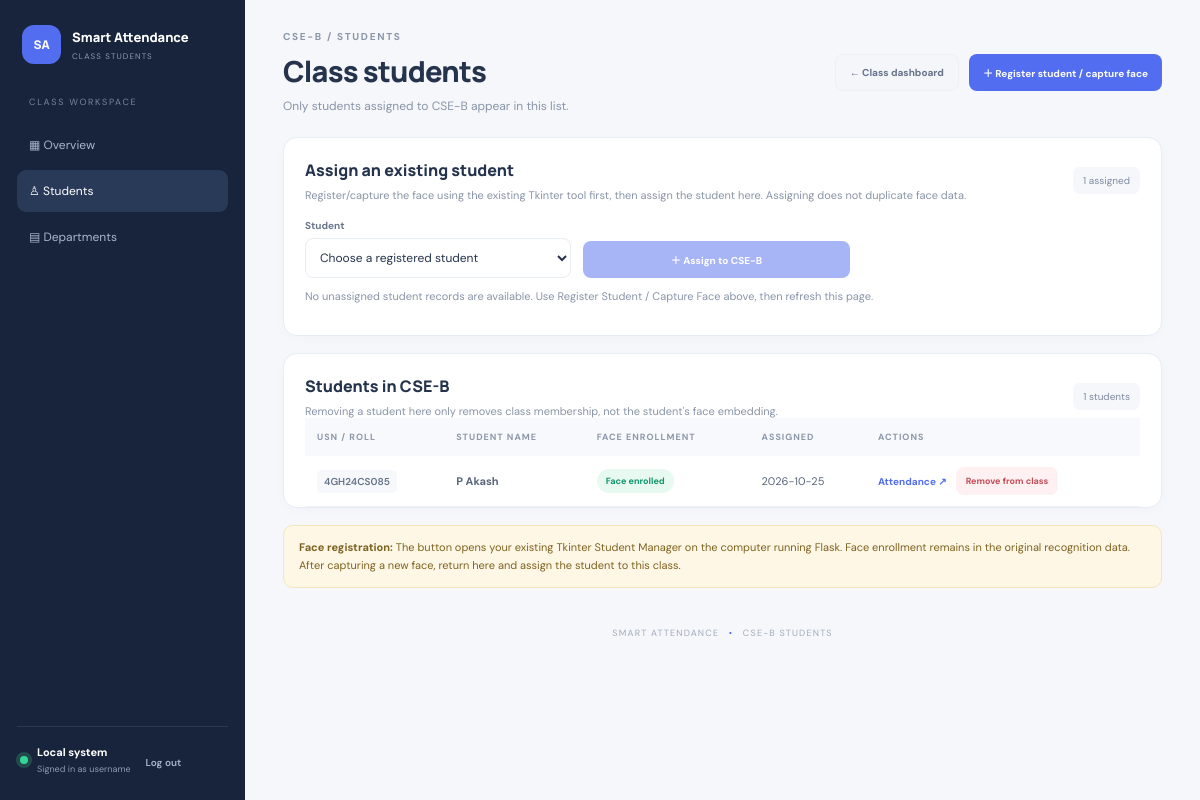
The page /classes/1/students (signed in) on the database its author committed.
### tables this page shows
CREATE TABLE users (
            id INTEGER PRIMARY KEY AUTOINCREMENT, username TEXT NOT NULL UNIQUE,
            password_hash TEXT NOT NULL, role TEXT NOT NULL CHECK(role IN ('hod','lecturer')),
            display_name TEXT NOT NULL, is_active INTEGER NOT NULL DEFAULT 1,
            created_at TEXT NOT NULL);

CREATE TABLE classes (
            id INTEGER PRIMARY KEY AUTOINCREMENT,
            class_code TEXT NOT NULL UNIQUE COLLATE NOCASE,
            department TEXT NOT NULL,
            semester INTEGER NOT NULL CHECK(semester BETWEEN 1 AND 8),
            section TEXT NOT NULL,
            academic_year TEXT NOT NULL,
            created_at TEXT NOT NULL,
            updated_at TEXT NOT NULL);

CREATE TABLE student_overrides (
            roll TEXT PRIMARY KEY, display_name TEXT NOT NULL, updated_at TEXT NOT NULL);

CREATE TABLE class_students (
            class_id INTEGER NOT NULL,
            roll TEXT NOT NULL,
            assigned_at TEXT NOT NULL,
            PRIMARY KEY(class_id, roll),
            FOREIGN KEY(class_id) REFERENCES classes(id) ON DELETE CASCADE);

### app.py (the view, shortened to what this page needs)
@app.route("/classes/<int:class_id>/students", methods=["GET", "POST"])
@class_access_required
def class_students(class_id):
    if request.method == "POST" and session.get("role") != "hod":
        return render_template("forbidden.html"), 403
    all_students = load_students()
    with db() as conn:
        class_record = conn.execute("SELECT * FROM classes WHERE id=?", (class_id,)).fetchone()
        if not class_record:
            flash("Class not found.", "error")
            return redirect(url_for("department_management"))
        rows = conn.execute("SELECT roll, assigned_at FROM class_students WHERE class_id=? ORDER BY roll", (class_id,)).fetchall()
    assigned = []
    for row in rows:
        student = all_students.get(row["roll"], {"roll": row["roll"], "name": "Student record not found", "enrolled": False})
        assigned.append({**student, "assigned_at": row["assigned_at"]})
    unassigned = [student for roll, student in sorted(all_students.items(), key=lambda item: (item[1]["name"].casefold(), item[0]))
                  if not any(s["roll"] == roll for s in assigned)]
    return render_template("class_students.html", class_record=class_record, students=assigned,
                           unassigned=unassigned, admin_user=session.get("username", "hod"),
                           user_role=session.get("role", "hod"))

### app.py (called while the page is built, shortened)
@contextmanager
def db():
    conn = sqlite3.connect(DASHBOARD_DB, timeout=10)
    conn.row_factory = sqlite3.Row
    conn.execute("PRAGMA foreign_keys = ON")
    try:
        yield conn
        conn.commit()
    except Exception:
        conn.rollback()
        raise
    finally:
        conn.close()

def login_required(fn):
    @wraps(fn)
    def wrapped(*args, **kwargs):
        if not session.get("user_id"):
            return redirect(url_for("login", next=request.path))
        with db() as conn:
            user = conn.execute("SELECT id, username, role, display_name, is_active FROM users WHERE id=?",
                                (session["user_id"],)).fetchone()
        if not user or not user["is_active"]:
            session.clear()
            return redirect(url_for("login"))
        return fn(*args, **kwargs)
    return wrapped

def class_access_allowed(class_id):
    if session.get("role") == "hod":
        return True

def class_access_required(fn):
    @wraps(fn)
    @login_required
    def wrapped(*args, **kwargs):
        class_id = kwargs.get("class_id")
        if class_id is None or not class_access_allowed(class_id):
            return render_template("forbidden.html"), 403
        return fn(*args, **kwargs)
    return wrapped

### templates/class_students.html (shortened to what this page needs)
<!doctype html>
<html lang="en"><head><meta charset="utf-8"><meta name="viewport" content="width=device-width,initial-scale=1"><title>{{ class_record.class_code }} Students | Smart Attendance</title><link rel="stylesheet" href="{{ url_for('static', filename='style.css') }}"></head><body><div class="layout"><aside class="sidebar"><div class="brand"><span class="brand-icon">SA</span><div><b>Smart Attendance</b><small>CLASS STUDENTS</small></div></div><nav><span class="nav-label">CLASS WORKSPACE</span><a href="{{ url_for('class_dashboard', class_id=class_record.id) }}">▦ Overview</a><a class="active" href="{{ url_for('class_students', class_id=class_record.id) }}">♙ Students</a>{% if user_role == 'hod' %}<a href="{{ url_for('department_management') }}">▤ Departments</a>{% else %}<a href="{{ url_for('lecturer_dashboard') }}">← My dashboard</a>{% endif %}</nav><div class="side-bottom"><span class="online"></span><div><b>Local system</b><small>Signed in as {{ admin_user }}</small></div><form method="post" action="{{ url_for('logout') }}"><button class="logout" type="submit">Log out</button></form></div></aside><main class="main"><header class="topbar"><div><div class="eyebrow">{{ class_record.class_code }} / STUDENTS</div><h1>Class students</h1><p>Only students assigned to {{ class_record.class_code }} appear in this list.</p></div><div class="top-actions"><a class="button ghost" href="{{ url_for('class_dashboard', class_id=class_record.id) }}">← Class dashboard</a>{% if user_role == 'hod' %}<form method="post" action="{{ url_for('launch_student_manager') }}"><input type="hidden" name="next" value="{{ url_for('class_students', class_id=class_record.id) }}"><button class="button primary" type="submit">＋ Register student / capture face</button></form>{% endif %}</div></header>
{% if user_role == 'hod' %}<section class="panel class-create"><div class="panel-head"><div><h3>Assign an existing student</h3><p>Register/capture the face using the existing Tkinter tool first, then assign the student here. Assigning does not duplicate face data.</p></div><span class="pill">{{ students|length }} assigned</span></div><form class="department-form" method="post" action="{{ url_for('class_students', class_id=class_record.id) }}"><label>Student<select name="roll" required><option value="">Choose a registered student</option>{% for s in unassigned %}<option value="{{ s.roll }}">{{ s.name }} — {{ s.roll }}{% if not s.enrolled %} (pending face capture){% endif %}</option>{% endfor %}</select></label><button class="button primary" type="submit" {% if not unassigned %}disabled{% endif %}>＋ Assign to {{ class_record.class_code }}</button></form>{% if not unassigned %}<p class="muted">No unassigned student records are available. Use Register Student / Capture Face above, then refresh this page.</p>{% endif %}</section>{% endif %}
<section class="panel"><div class="panel-head"><div><h3>Students in {{ class_record.class_code }}</h3><p>Removing a student here only removes class membership, not the student's face embedding.</p></div><span class="pill">{{ students|length }} students</span></div><div class="table-wrap"><table><thead><tr><th>USN / ROLL</th><th>STUDENT NAME</th><th>FACE ENROLLMENT</th><th>ASSIGNED</th><th>ACTIONS</th></tr></thead><tbody>{% for s in students %}<tr><td><code>{{ s.roll }}</code></td><td><b>{{ s.name }}</b></td><td><span class="status {{ 'present' if s.enrolled else 'pending' }}">{{ 'Face enrolled' if s.enrolled else 'Pending enrollment' }}</span></td><td>{{ s.assigned_at[:10] }}</td><td><div class="actions"><a class="text-link" href="{{ url_for('class_attendance_page', class_id=class_record.id) }}">Attendance ↗</a>{% if user_role == 'hod' %}<form method="post" action="{{ url_for('remove_class_student', class_id=class_record.id, roll=s.roll) }}" onsubmit="return confirm('Remove this student from {{ class_record.class_code }} only?')"><button class="button small danger" type="submit">Remove from class</button></form>{% endif %}</div></td></tr>{% else %}<tr><td colspan="5" class="empty">No students assigned yet. Choose an existing student above to assign them to this class.</td></tr>{% endfor %}</tbody></table></div></section>{% if user_role == 'hod' %}<div class="notice"><b>Face registration:</b> The button opens your existing Tkinter Student Manager on the computer running Flask. Face enrollment remains in the original recognition data. After capturing a new face, return here and assign the student to this class.</div>{% endif %}<footer>SMART ATTENDANCE <span>•</span> {{ class_record.class_code }} STUDENTS</footer></main></div></body></html>

### rows shown on the page
users: username "username"
classes: class_code "CSE-B"
student_overrides: name "P Akash"
class_students: assigned_at "2026-10-25"

### other values the page prints
{{ students|length }} "1"
{{ s.roll }} "4GH24CS085"
{{ 'Face enrolled' if s.enrolled else 'Pending enrollment' }} "Face enrolled"
